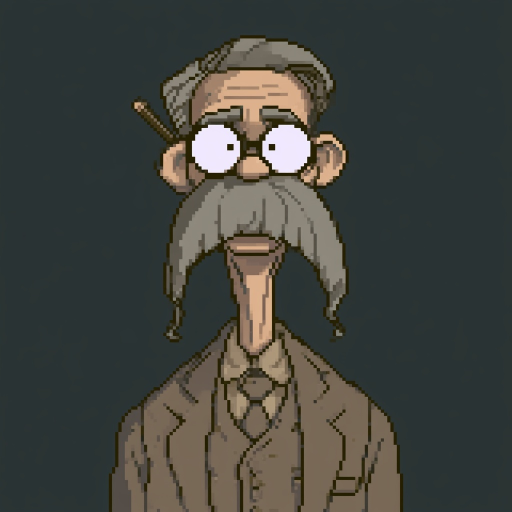
#> input picture assets/figuren/01-knoeterich.jpg, 1024 x 1024 px (shown at 1/2 size); its folder holds only this picture in this run
$ python figuren-px.py ../assets/figuren/01-knoeterich.jpg
#> lines starting #> are read from the running program, lines starting #| are printed output that depends on the picture
#!/usr/bin/env python3
"""Pixelkur fuer die Figurenportraets.

Midjourney gibt hochaufloesendes JPEG aus, das grobe Pixel nur imitiert: an
schraegen Kanten sitzen Zwischenpixel, und die Farbzahl liegt drei Groessen-
ordnungen ueber den 32 aus dem Prompt. Dieses Skript setzt beides durch.

    python3 tools/figuren-px.py assets/figuren/06-trepp.jpg

Ergebnis liegt daneben als *-px.png. Ohne Argument laeuft es ueber jedes
Original in assets/figuren/, dem die -px-Fassung fehlt.

    python3 tools/figuren-px.py --tafel

schreibt zusaetzlich die Spielfassung nach assets/portraets/. Das ist dieselbe
Rechnung, nur ohne den letzten Schritt: die -px-Datei wird am Ende auf 1024
hochskaliert, damit man sie ansehen kann, die Tafelfassung bleibt bei 128. Der
Unterschied ist kein Detail, sondern der Grund, warum die Bilder ueberhaupt in
den Build duerfen — 19 Motive wiegen als 1024er 3.091 KB und als echte 128er
96,8 KB (U5-Notiz). Der Dateiname ist der Figurenschluessel aus DORF_FIGUREN
und nicht die Prompt-Nummer: index.html sucht das Blatt ueber den Schluessel.

Lott und Pahl stehen bewusst nicht in der Tabelle. Ihr Motiv (11) ist ein
Doppelportraet; jedes der beiden Gesichter fuellt die halbe Breite bei voller
Hoehe, ein Zuschnitt zoege dem jeweils anderen die Haare mit ins Bild. Beide
bleiben deshalb auf dem Sprite-Ausschnitt, den gespraechPortrait() ohnehin als
Rueckfallweg behaelt.
"""
import sys, pathlib
from PIL import Image

RASTER = 128   # Kantenlaenge der echten Pixelfassung
FARBEN = 32    # Palettengrenze aus dem Prompt
AUSGABE = 1024 # Anzeigegroesse, ganzzahliges Vielfaches von RASTER

# Figurenschluessel (index.html) -> Grundname des Motivs (assets/figuren/).
# Wer hier fehlt, hat in der Tafel kein gemaltes Bild und bekommt den
# Sprite-Ausschnitt; gespraechAssert() zaehlt beides nach.
TAFEL = {
    'knoeterich': '01-knoeterich',
    'zwirn':      '02-zwirn',
    'bramsche':   '03-bramsche',
    'zapf':       '04-zapf',
    'lisbeth':    '05-lisbeth',
    'trepp':      '06-trepp',
    'noergel':    '07-noergel',
    'milb':       '08-milb',
    'pommer':     '09-pommer',
    'fass':       '10-fass',
    # G10: Lott und Pahl bekommen BEIDE das Doppelportraet, Motiv 11. Das ist
    # kein Notbehelf, sondern der Witz: wer den einen anspricht, sieht beide
    # grinsen, und wer danach den anderen anspricht, sieht dasselbe Bild noch
    # einmal. Die zwei sitzen seit W3 nebeneinander auf derselben Bank und sind
    # in jedem ihrer Saetze ein Paar; ein Einzelportraet haette sie getrennt.
    # Die Datei heisst deshalb nach beiden und nicht nach einem: index.html
    # haengt ueber PORTRAET_DATEI beide Figurenschluessel an dasselbe Blatt, und
    # loadAssets() laedt es an einer URL genau einmal. Zwei bytegleiche Dateien
    # waeren 7 KB umsonst im Build.
    'lott-pahl':  '11-lott-pahl',
    'nieselbeck': '12-nieselbeck',
    'umlauf':     '13-umlauf',
    'vorblatt':   '14-vorblatt',
    # T4-Nachlese: Anlage 2 ist die letzte Figur, die hier dazukommt, und die
    # einzige ohne Sprite. Bis hierher war ihr Portraetfeld ein Platzhalter aus
    # tools/anlage2-portraet.py, denn ohne Datei haette gespraechPortrait()
    # nichts zum Zurueckfallen und das Feld bliebe dunkel.
    'anlage2':    '21-anlage2',
}

def raster(quelle: pathlib.Path) -> Image.Image:
    """Das eigentliche Bild: 128x128, 32 Farben, kein Dithering."""
    im = Image.open(quelle).convert("RGB")
#> im is the input picture: PIL image 1024x1024 RGB; mean R, G, B 65.8, 68, 62.8
    # BOX statt NEAREST: mittelt den JPEG-Dreck weg, statt ihn zu treffen
    klein = im.resize((RASTER, RASTER), Image.BOX)
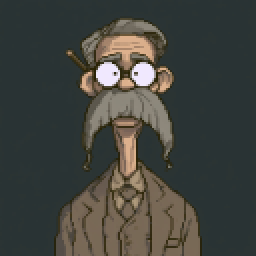
#> klein: PIL image 128x128 RGB (shown 2 times larger); mean R, G, B 65.9, 68.1, 62.9
    return klein.quantize(colors=FARBEN, method=Image.MEDIANCUT,
                          dither=Image.Dither.NONE)
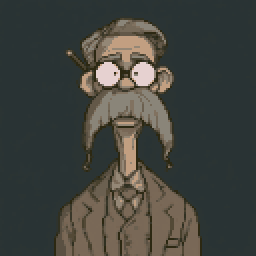
#> returned value: PIL image 128x128 P (shown 2 times larger); mean R, G, B 65.3, 67.7, 62.5

def kur(quelle: pathlib.Path) -> pathlib.Path:
    ziel = quelle.with_name(quelle.stem + "-px.png")
    raster(quelle).convert("RGB").resize((AUSGABE, AUSGABE), Image.NEAREST).save(ziel)
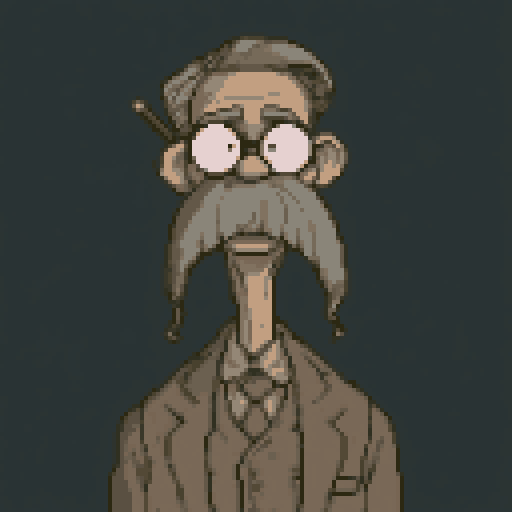
#> saved as 01-knoeterich-px.png: PIL image 1024x1024 RGB (shown at 1/2 size); mean R, G, B 65.3, 67.7, 62.5
    return ziel

def tafel(ordner: pathlib.Path) -> list:
    ziel_ordner = ordner.parent / "portraets"
    ziel_ordner.mkdir(exist_ok=True)
    geschrieben = []
    for schluessel, grund in sorted(TAFEL.items()):
        quelle = ordner / (grund + ".jpg")
        if not quelle.exists():
            print(f"FEHLT: {quelle} — {schluessel} bekaeme den Sprite-Ausschnitt")
            continue
        ziel = ziel_ordner / (schluessel + ".png")
        # optimize=True kostet nichts an Bildinhalt und rund 8 Prozent Datei.
        raster(quelle).save(ziel, optimize=True)
        geschrieben.append(ziel)
    return geschrieben

def main(argv):
    ordner = pathlib.Path(__file__).resolve().parent.parent / "assets" / "figuren"
    if "--tafel" in argv:
        argv = [a for a in argv if a != "--tafel"]
        ziele = tafel(ordner)
        summe = sum(z.stat().st_size for z in ziele)
        for z in ziele:
            print(f"{z}  {z.stat().st_size} B")
        print(f"{len(ziele)} Tafelfassungen, zusammen {summe/1024:.1f} KB")
        if not argv:
            return
    if argv:
        quellen = [pathlib.Path(a) for a in argv]
    else:
        quellen = [p for p in sorted(ordner.glob("*.jpg"))
                   if not p.with_name(p.stem + "-px.png").exists()]
        if not quellen:
            print("nichts zu tun, jedes Original hat seine -px-Fassung")
            return
    for q in quellen:
        print(kur(q))

if __name__ == "__main__":
    main(sys.argv[1:])

$ run again, on assets/figuren/05-lisbeth.jpg
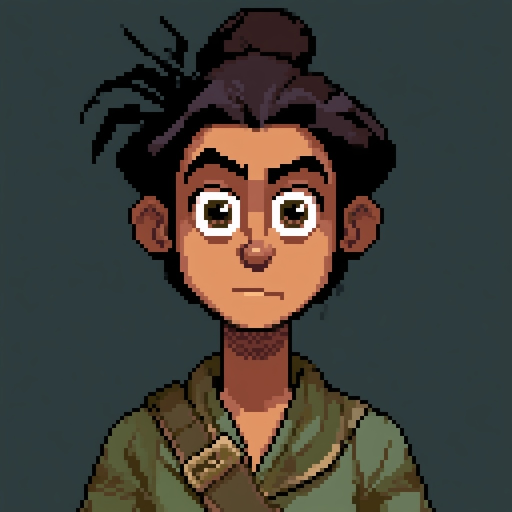
#> input picture assets/figuren/05-lisbeth.jpg, 1024 x 1024 px (shown at 1/2 size)
#> in raster, im is the input picture: PIL image 1024x1024 RGB; mean R, G, B 64.9, 63.1, 56.9
#> in raster, `return klein.quantize(colors=FARBEN, method=Image.MEDIANCUT, dither=Im..`:
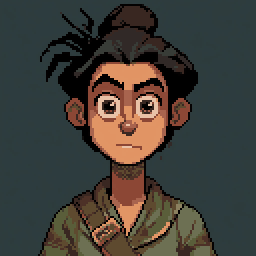
#> returned value: PIL image 128x128 P (shown 2 times larger); mean R, G, B 64.9, 62.5, 56.5
#> in kur, `raster(quelle).convert("RGB").resize((AUSGABE, AUSGABE), Image.NEAREST..`:
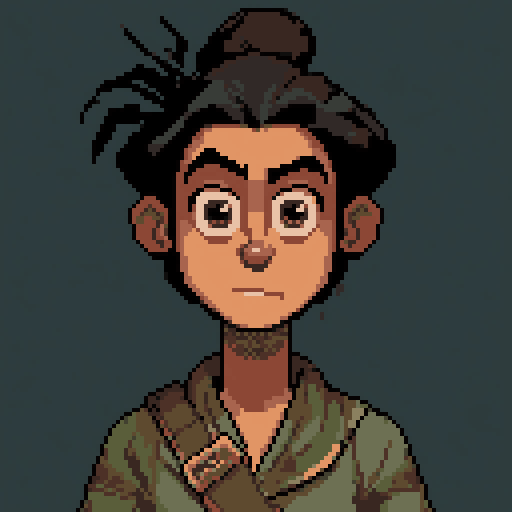
#> saved as 05-lisbeth-px.png: PIL image 1024x1024 RGB (shown at 1/2 size); mean R, G, B 64.9, 62.5, 56.5
